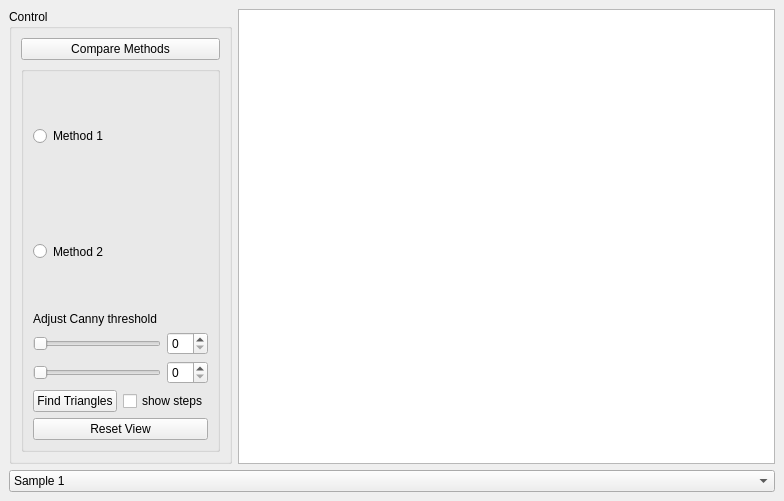
<?xml version="1.0" encoding="UTF-8"?>
<ui version="4.0">
 <author>Joris Nonnast</author>
 <class>MainWindow</class>
 <widget class="QMainWindow" name="MainWindow">
  <property name="geometry">
   <rect>
    <x>0</x>
    <y>0</y>
    <width>784</width>
    <height>501</height>
   </rect>
  </property>
  <property name="windowTitle">
   <string>MainWindow</string>
  </property>
  <widget class="QWidget" name="centralwidget">
   <property name="acceptDrops">
    <bool>true</bool>
   </property>
   <layout class="QVBoxLayout" name="verticalLayout_2">
    <item>
     <layout class="QHBoxLayout" name="horizontalLayout">
      <item>
       <widget class="QGroupBox" name="groupBox">
        <property name="sizePolicy">
         <sizepolicy hsizetype="Maximum" vsizetype="Minimum">
          <horstretch>0</horstretch>
          <verstretch>0</verstretch>
         </sizepolicy>
        </property>
        <property name="minimumSize">
         <size>
          <width>200</width>
          <height>0</height>
         </size>
        </property>
        <property name="title">
         <string>Control</string>
        </property>
        <layout class="QVBoxLayout" name="verticalLayout">
         <item>
          <widget class="QPushButton" name="comapreMethodsPushButton">
           <property name="toolTip">
            <string>Finds tirangles in all six samples and shows the time meassured side by side+#</string>
           </property>
           <property name="text">
            <string>Compare Methods</string>
           </property>
          </widget>
         </item>
         <item>
          <widget class="QGroupBox" name="groupBox_2">
           <property name="sizePolicy">
            <sizepolicy hsizetype="Preferred" vsizetype="Minimum">
             <horstretch>0</horstretch>
             <verstretch>0</verstretch>
            </sizepolicy>
           </property>
           <property name="title">
            <string/>
           </property>
           <layout class="QVBoxLayout" name="verticalLayout_4">
            <item>
             <layout class="QVBoxLayout" name="verticalLayout_3">
              <item>
               <widget class="QRadioButton" name="radioButton">
                <property name="sizePolicy">
                 <sizepolicy hsizetype="Minimum" vsizetype="Minimum">
                  <horstretch>0</horstretch>
                  <verstretch>0</verstretch>
                 </sizepolicy>
                </property>
                <property name="toolTip">
                 <string>Finds triangles based on contour, approximate a polygon for each contour and show all three sided polygons</string>
                </property>
                <property name="text">
                 <string>Method 1</string>
                </property>
               </widget>
              </item>
              <item>
               <widget class="QRadioButton" name="radioButton_2">
                <property name="sizePolicy">
                 <sizepolicy hsizetype="Minimum" vsizetype="Minimum">
                  <horstretch>0</horstretch>
                  <verstretch>0</verstretch>
                 </sizepolicy>
                </property>
                <property name="toolTip">
                 <string>Finds triangles based on contour and blob analysis, filters all found blobs by shapefactor (area / diameter^2)</string>
                </property>
                <property name="text">
                 <string>Method 2</string>
                </property>
               </widget>
              </item>
              <item>
               <widget class="QLabel" name="adjustCannyThresholdLabel">
                <property name="sizePolicy">
                 <sizepolicy hsizetype="Preferred" vsizetype="Maximum">
                  <horstretch>0</horstretch>
                  <verstretch>0</verstretch>
                 </sizepolicy>
                </property>
                <property name="text">
                 <string>Adjust Canny threshold</string>
                </property>
                <property name="scaledContents">
                 <bool>false</bool>
                </property>
               </widget>
              </item>
              <item>
               <layout class="QHBoxLayout" name="horizontalLayout_2">
                <item>
                 <widget class="QSlider" name="adjustCannyUpperHorizontalSlider">
                  <property name="sizePolicy">
                   <sizepolicy hsizetype="Expanding" vsizetype="Maximum">
                    <horstretch>0</horstretch>
                    <verstretch>0</verstretch>
                   </sizepolicy>
                  </property>
                  <property name="whatsThis">
                   <string>upper threshold</string>
                  </property>
                  <property name="orientation">
                   <enum>Qt::Horizontal</enum>
                  </property>
                 </widget>
                </item>
                <item>
                 <widget class="QSpinBox" name="adjustCannyUpperSpinbox"/>
                </item>
               </layout>
              </item>
              <item>
               <layout class="QHBoxLayout" name="horizontalLayout_3">
                <item>
                 <widget class="QSlider" name="adjustCannyLowerHorizontalSlider">
                  <property name="whatsThis">
                   <string>lower threshold</string>
                  </property>
                  <property name="orientation">
                   <enum>Qt::Horizontal</enum>
                  </property>
                 </widget>
                </item>
                <item>
                 <widget class="QSpinBox" name="adjustCannyLowerSpinbox"/>
                </item>
               </layout>
              </item>
             </layout>
            </item>
            <item>
             <layout class="QHBoxLayout" name="horizontalLayout_4">
              <item>
               <widget class="QPushButton" name="findTrianglesPushButton">
                <property name="sizePolicy">
                 <sizepolicy hsizetype="Minimum" vsizetype="Maximum">
                  <horstretch>0</horstretch>
                  <verstretch>0</verstretch>
                 </sizepolicy>
                </property>
                <property name="toolTip">
                 <string>Finds traingles in selected picture and marks them with a green outline</string>
                </property>
                <property name="text">
                 <string>Find Triangles</string>
                </property>
               </widget>
              </item>
              <item>
               <widget class="QCheckBox" name="showStepsCheckBox">
                <property name="sizePolicy">
                 <sizepolicy hsizetype="Minimum" vsizetype="Maximum">
                  <horstretch>0</horstretch>
                  <verstretch>0</verstretch>
                 </sizepolicy>
                </property>
                <property name="text">
                 <string>show steps</string>
                </property>
               </widget>
              </item>
             </layout>
            </item>
            <item>
             <widget class="QPushButton" name="resetViewPushbutton">
              <property name="text">
               <string>Reset View</string>
              </property>
             </widget>
            </item>
           </layout>
          </widget>
         </item>
        </layout>
       </widget>
      </item>
      <item>
       <widget class="DropEnabledGraphicsView" name="imageGraphicsView">
        <property name="acceptDrops">
         <bool>true</bool>
        </property>
        <property name="toolTip">
         <string>PIck a sample or drag &amp; drop an image file (.jpg, .png, .bmp)</string>
        </property>
       </widget>
      </item>
     </layout>
    </item>
    <item>
     <widget class="QComboBox" name="pickSampleComboBox">
      <property name="currentText">
       <string>Sample 1</string>
      </property>
      <item>
       <property name="text">
        <string>Sample 1</string>
       </property>
      </item>
      <item>
       <property name="text">
        <string>Sample 2</string>
       </property>
      </item>
      <item>
       <property name="text">
        <string>Sample 3</string>
       </property>
      </item>
      <item>
       <property name="text">
        <string>Sample 4</string>
       </property>
      </item>
      <item>
       <property name="text">
        <string>Sample 5</string>
       </property>
      </item>
      <item>
       <property name="text">
        <string>Sample 6</string>
       </property>
      </item>
     </widget>
    </item>
   </layout>
  </widget>
 </widget>
 <customwidgets>
  <customwidget>
   <class>DropEnabledGraphicsView</class>
   <extends>QGraphicsView</extends>
   <header>custom_widget/dropenabledgraphicsview.h</header>
  </customwidget>
 </customwidgets>
 <resources/>
 <connections/>
</ui>
